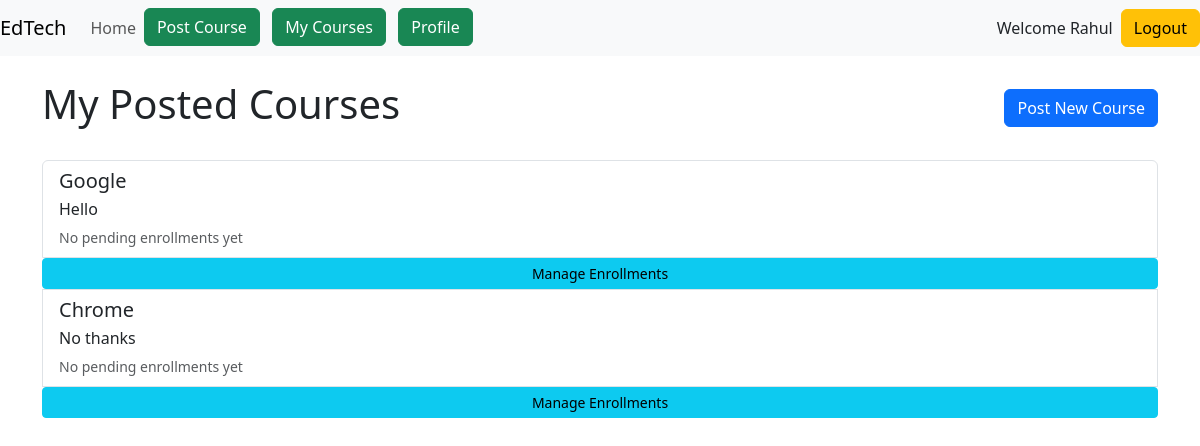
/courses/my-courses/ (signed in), run on an earlier commit of the app's database.
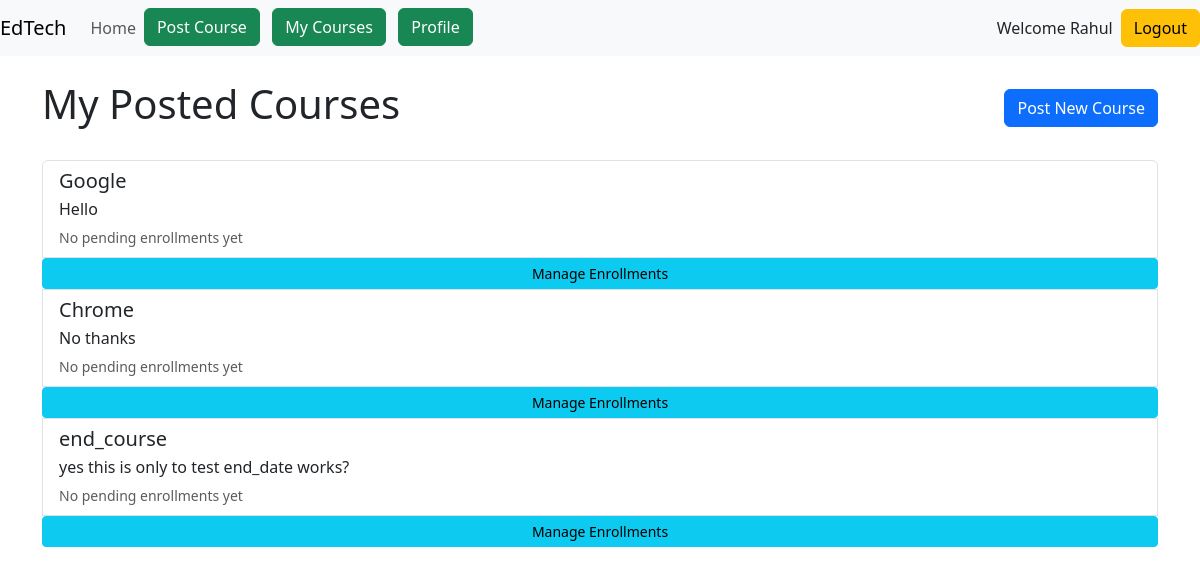
And on a later commit of the database.
### courses/models.py (models this page shows, shortened)
class Course(models.Model):
    instructor = models.ForeignKey(User, on_delete=models.CASCADE)
    title = models.CharField(max_length=200)
    description = models.TextField()
    category = models.CharField(max_length=100)
    price = models.DecimalField(max_digits=10, decimal_places=2)
    start_date = models.DateField()
    end_date = models.DateField()
    created_at = models.DateTimeField(auto_now_add=True)
    image = models.ImageField(upload_to='course_images/', blank=True, null=True)

### courses/views.py (the view)
# urls.py: path('my-courses/', views.my_courses, name='my_courses'),
@login_required
def my_courses(request):
    if not is_instructor(request.user):
        messages.error(request, "Only instructors can view their courses.")
        return redirect('home')
    courses = Course.objects.filter(instructor=request.user)
    pending_count = Enrollment.objects.filter(status = 'pending').count()
    context = {
        'pending_count': pending_count,
        'courses': courses
    }
    return render(request, 'courses/my_courses.html',context)

### courses/views.py (called while the page is built)
def is_instructor(user):
    return user.is_authenticated and user.user_type == 'I'

### courses/templates/courses/my_courses.html (shortened to what this page needs)
{% extends 'base.html' %}
{% block main %}
<div class="container mt-4">
    <div class="d-flex justify-content-between align-items-center mb-4">
        <h1>My Posted Courses</h1>
        <a href="{% url 'course_create' %}" class="btn btn-primary">
             Post New Course
        </a>
    </div>
    <div class="list-group">
        {% for course in courses %}
        <a href="{% url 'course_detail' course.id %}" class="list-group-item list-group-item-action">
            <div class="d-flex w-100 justify-content-between">
                <h5 class="mb-1">{{ course.title }}</h5>
            </div>
            <p class="mb-1">{{ course.description|truncatewords:20 }}</p>
            <small class="text-muted">
                {% if course.pending_count %}
                    {{ course.pending_count }} pending enrollments
                {% else %}
                    No pending enrollments yet
                {% endif %}
            </small>
            <a href="{% url 'view_enrollments' course.id %}" class="btn btn-sm btn-info float-end">Manage Enrollments</a>
        </a>
        {% empty %}
        <div class="alert alert-info">
            You haven't posted any courses yet.
        </div>
        {% endfor %}
    </div>
</div>
{% endblock %}

What changed in the data, as far as the page shows it:
added Course: title "end_course", description "yes this is only to test end_date works?"
